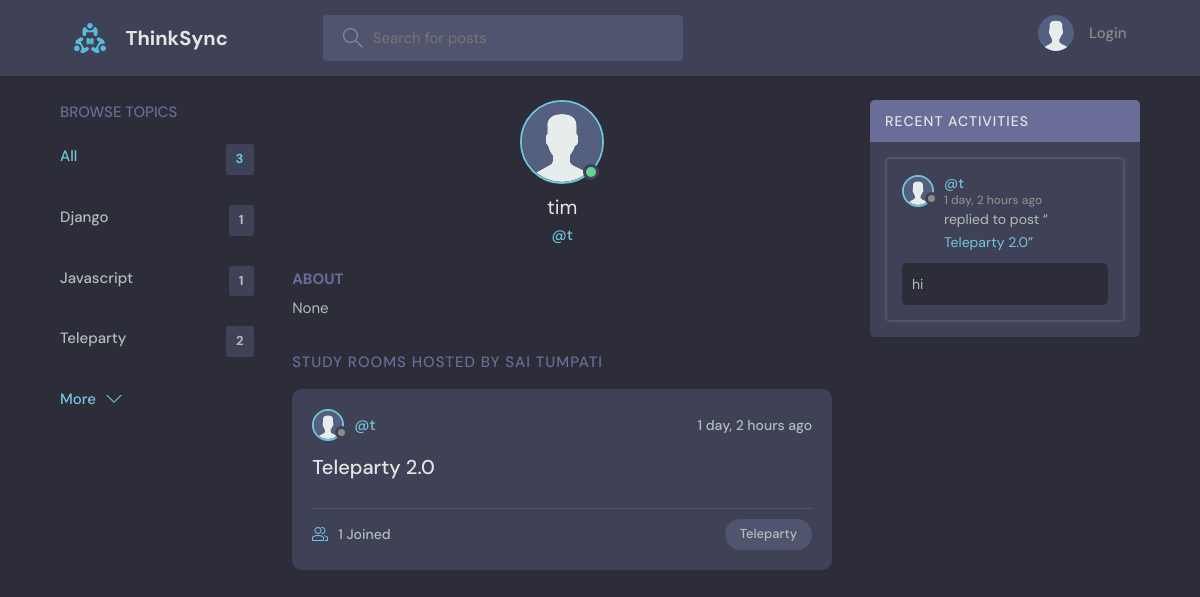
Screenshot of /profile/3/ with the database file from the repository.
### base/models.py (models this page shows, shortened)
class Topic(models.Model):
    name = models.CharField(max_length=200)

class User(AbstractUser):
    name = models.CharField(max_length=200, null=True)
    email = models.EmailField(unique=True, null=True)
    bio = models.TextField(null=True)
    avatar = models.ImageField(null=True, default="avatar.svg")
    USERNAME_FIELD = "email"
    REQUIRED_FIELDS = ["username"]

class Room(models.Model):
    host = models.ForeignKey(User, on_delete=models.SET_NULL, null=True)
    topic = models.ForeignKey(Topic, on_delete=models.SET_NULL, null=True)
    name = models.CharField(max_length=200)
    description = models.TextField(null=True, blank=True)
    participants = models.ManyToManyField(User, related_name="participants", blank=True)
    updated = models.DateTimeField(auto_now=True)
    created = models.DateTimeField(auto_now_add=True)
    class Meta:
        ordering = ["-updated", "-created"]
    def __str__(self):
        return self.name

class Message(models.Model):
    user = models.ForeignKey(User, on_delete=models.CASCADE)
    room = models.ForeignKey(Room, on_delete=models.CASCADE)
    body = models.TextField()
    updated = models.DateTimeField(auto_now=True)
    created = models.DateTimeField(auto_now_add=True)
    class Meta:
        ordering = ["-updated", "-created"]

### base/views.py (the view)
# urls.py: path("profile/<str:pk>/", views.userProfile, name="user-profile"),
def userProfile(request, pk):
    user = User.objects.get(id=pk)
    rooms = user.room_set.all()
    room_messages = user.message_set.all()
    topics = Topic.objects.all()
    context = {
        "user": user,
        "rooms": rooms,
        "room_messages": room_messages,
        "topics": topics,
    }
    return render(request, "base/profile.html", context)

### base/templates/base/profile.html (shortened to what this page needs)
{% extends 'main.html' %}
{% block content %}
<main class="profile-page layout layout--3">
  <div class="container">
    {% include 'base/topics_component.html' %}
    <div class="roomList">
      <div class="profile">
        <div class="profile__avatar">
          <div class="avatar avatar--large active">
            <img src="{{user.avatar.url}}" />
          </div>
        </div>
        <div class="profile__info">
          <h3>{{user.name}}</h3>
          <p>@{{user.username}}</p>
        </div>
        <div class="profile__about">
          <h3>About</h3>
          <p>
            {{user.bio}}
          </p>
        </div>
      </div>
      <div class="roomList__header">
        <div>
          <h2>Study Rooms Hosted by Sai tumpati</a>
          </h2>
        </div>
      </div>
      {% include 'base/feed_component.html' %}
    </div>
    {% include 'base/activity_component.html' %}
  </div>
</main>
{% endblock content %}

### base/templates/base/topics_component.html
<div class="topics">
    <div class="topics__header">
        <h2>Browse Topics</h2>
    </div>
    <ul class="topics__list">
        <li>
            <a href="{% url 'home' %}" class="active">All <span>{{topics.count}}</span></a>
        </li>
        {% for topic in topics %}
        <li>
            <a href="{% url 'home' %}?q={{topic.name}}">{{topic.name}}<span>{{topic.room_set.all.count}}</span></a>
        </li>
        {% endfor %}
    </ul>
    <a class="btn btn--link" href="{% url 'topics' %}">
        More
        <svg version="1.1" xmlns="http://www.w3.org/2000/svg" width="32" height="32" viewBox="0 0 32 32">
            <title>chevron-down</title>
            <path d="M16 21l-13-13h-3l16 16 16-16h-3l-13 13z"></path>
        </svg>
    </a>
</div>

### base/templates/base/feed_component.html (shortened to what this page needs)
{% for room in rooms %}
<div class="roomListRoom">
    <div class="roomListRoom__header">
        <a href="{% url 'user-profile' room.host.id %}" class="roomListRoom__author">
            <div class="avatar avatar--small">
                <img src="{{room.host.avatar.url}}" />
            </div>
            <span>@{{room.host.username}}</span>
        </a>
        <div class="roomListRoom__actions">
            <span>{{room.created|timesince}} ago</span>
        </div>
    </div>
    <div class="roomListRoom__content">
        <a href="{% url 'room' room.id %}">{{room.name}}</a>
    </div>
    <div class="roomListRoom__meta">
        <a href="{% url 'room' room.id %}" class="roomListRoom__joined">
            {{room.participants.all.count}} Joined
        </a>
        <p class="roomListRoom__topic">{{room.topic.name}}</p>
    </div>
</div>
{% endfor %}

### base/templates/base/activity_component.html (shortened to what this page needs)
<div class="activities">
    <div class="activities__header">
        <h2>Recent Activities</h2>
    </div>
    {% for message in room_messages %}
    <div class="activities__box">
        <div class="activities__boxHeader roomListRoom__header">
            <a href="{% url 'user-profile' message.user.id %}" class="roomListRoom__author">
                <div class="avatar avatar--small">
                    <img src="{{message.user.avatar.url}}" />
                </div>
                <p>
                    @{{message.user.username}}
                    <span>{{message.created|timesince}} ago</span>
                </p>
            </a>
        </div>
        <div class="activities__boxContent">
            <p>replied to post “<a href="{% url 'room' message.room.id %}">{{message.room}}</a>”</p>
            <div class="activities__boxRoomContent">{{message.body}}</div>
        </div>
    </div>
    {% endfor %}
</div>

### rows the page displays
Topic: name "Django", room_set.all.count "1"
Topic: name "Javascript", room_set.all.count "1"
Topic: name "Teleparty", room_set.all.count "2"
User: avatar (placeholder picture), name "tim", username "t", bio "None"
Room: host.avatar (placeholder picture), host.username "t", created "1 day, 2 hours", name "Teleparty 2.0", participants.all.count "1", topic.name "Teleparty"
Message: user.avatar (placeholder picture), user.username "t", created "1 day, 2 hours", room "Teleparty 2.0", body "hi"

### other values shown
{{ topics.count }} "3"
